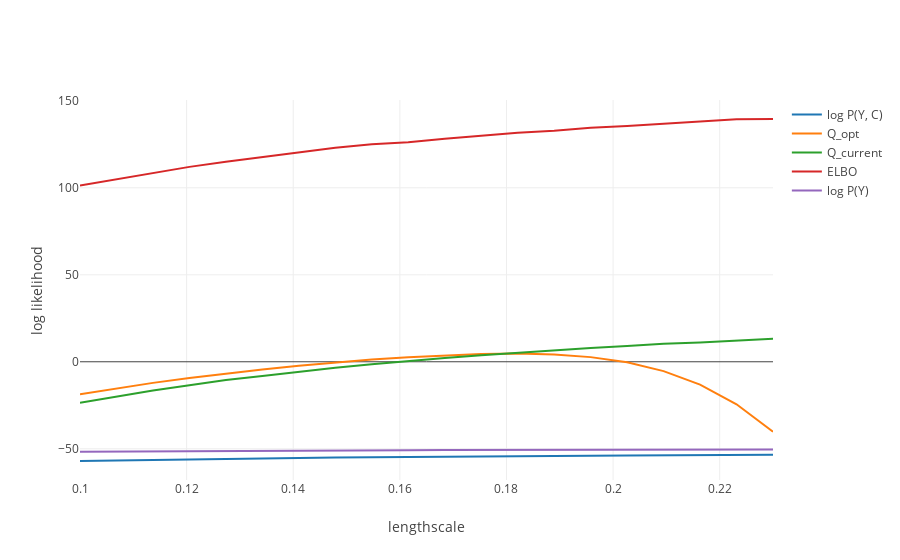

This figure's notebook cell:
### Code cell
# Plot
trace_loglik = go.Scatter(x = x, y = log_P_YC, mode = 'lines', name = 'log P(Y, C)')
trace_loglik_2 = go.Scatter(x = x, y = log_P_Y, mode = 'lines', name = 'log P(Y)')

trace_Q_opt = go.Scatter(x = x, y = Q_opt, mode = 'lines', name = 'Q_opt')
trace_Q_current = go.Scatter(x = x, y = Q_current, mode = 'lines', name = 'Q_current')
trace_Q_check = go.Scatter(x = x, y = Q_check, mode = 'lines', name = 'ELBO')

data = [trace_loglik, trace_Q_opt, trace_Q_current, trace_Q_check, trace_loglik_2]
layout = go.Layout(title = '', xaxis=dict(title = 'lengthscale'), yaxis=dict(title = 'log likelihood'))
fig = go.Figure(data = data, layout = layout)
pltlyoff.iplot(fig, filename='')

### Figure 1 — Plotly figure (JSON) as saved in the notebook; plotly's stock layout.template omitted (floating-point values rounded to 4 significant figures)
{"data": [{"mode": "lines", "name": "log P(Y, C)", "type": "scatter", "uid": "f9dd5800-77cd-11e9-80ac-bc8385ea9e42", "x": [0.1, 0.1068, 0.1137, 0.1205, 0.1274, 0.1342, 0.1411, 0.1479, 0.1547, 0.1616, 0.1684, 0.1753, 0.1821, 0.1889, 0.1958, 0.2026, 0.2095, 0.2163, 0.2232, 0.23], "y": [-57.03, -56.68, -56.32, -56.02, -55.74, -55.49, -55.27, -55.06, -54.86, -54.68, -54.51, -54.37, -54.25, -54.08, -53.98, -53.87, -53.74, -53.67, -53.58, -53.47]}, {"mode": "lines", "name": "Q_opt", "type": "scatter", "uid": "f9dd5801-77cd-11e9-a8cb-bc8385ea9e42", "x": [0.1, 0.1068, 0.1137, 0.1205, 0.1274, 0.1342, 0.1411, 0.1479, 0.1547, 0.1616, 0.1684, 0.1753, 0.1821, 0.1889, 0.1958, 0.2026, 0.2095, 0.2163, 0.2232, 0.23], "y": [-18.67, -15.24, -12.12, -9.306, -6.752, -4.416, -2.292, -0.399, 1.258, 2.663, 3.773, 4.507, 4.728, 4.221, 2.678, -0.3288, -5.364, -13.13, -24.43, -40.19]}, {"mode": "lines", "name": "Q_current", "type": "scatter", "uid": "f9dd5802-77cd-11e9-9a2f-bc8385ea9e42", "x": [0.1, 0.1068, 0.1137, 0.1205, 0.1274, 0.1342, 0.1411, 0.1479, 0.1547, 0.1616, 0.1684, 0.1753, 0.1821, 0.1889, 0.1958, 0.2026, 0.2095, 0.2163, 0.2232, 0.23], "y": [-23.5, -19.86, -16.55, -13.52, -10.51, -8.15, -5.666, -3.478, -1.424, 0.4913, 2.119, 3.753, 5.254, 6.678, 7.935, 9.037, 10.43, 11.14, 12.36, 13.28]}, {"mode": "lines", "name": "ELBO", "type": "scatter", "uid": "f9dd5803-77cd-11e9-8431-bc8385ea9e42", "x": [0.1, 0.1068, 0.1137, 0.1205, 0.1274, 0.1342, 0.1411, 0.1479, 0.1547, 0.1616, 0.1684, 0.1753, 0.1821, 0.1889, 0.1958, 0.2026, 0.2095, 0.2163, 0.2232, 0.23], "y": [101.3, 104.9, 108.8, 112.0, 115.0, 117.7, 120.4, 123.1, 125.0, 126.2, 128.2, 130.1, 131.6, 132.8, 134.6, 135.6, 136.7, 138.0, 139.3, 139.5]}, {"mode": "lines", "name": "log P(Y)", "type": "scatter", "uid": "f9dd5804-77cd-11e9-ad79-bc8385ea9e42", "x": [0.1, 0.1068, 0.1137, 0.1205, 0.1274, 0.1342, 0.1411, 0.1479, 0.1547, 0.1616, 0.1684, 0.1753, 0.1821, 0.1889, 0.1958, 0.2026, 0.2095, 0.2163, 0.2232, 0.23], "y": [-51.75, -51.61, -51.48, -51.36, -51.25, -51.15, -51.06, -50.97, -50.9, -50.83, -50.77, -50.71, -50.65, -50.6, -50.56, -50.51, -50.47, -50.44, -50.4, -50.37]}], "layout": {"title": "", "xaxis": {"title": "lengthscale"}, "yaxis": {"title": "log likelihood"}}}
